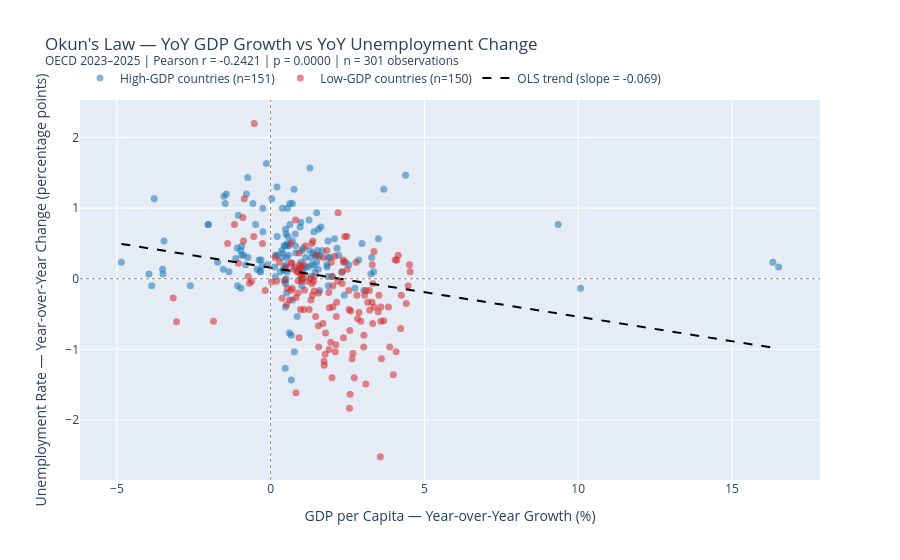

The notebook cell this image was saved under:
### Markdown cell above
### 9.5 Visualisation — Okun's Law Scatter (YoY Change Features)

Each dot below is one **country-quarter observation** (not an annual average). The x-axis is the year-over-year GDP growth; the y-axis is the year-over-year change in unemployment. The expected pattern under Okun's Law is a **negative slope**: when GDP grows, unemployment tends to fall.

This chart was impossible with the original 4-quarter dataset — there was no "same quarter one year ago" to compare to.

### Code cell
yoy_plot = df_ext[["REF_AREA","QUARTER","GDP_GROWTH_YOY_PCT","UNE_CHANGE_YOY_PP","GDP_GROUP"]].dropna()

QUAD_COLORS_GROUP = {"HIGH": "#1f77b4", "LOW": "#d62728"}

fig_okun = go.Figure()

for grp, grp_color in QUAD_COLORS_GROUP.items():
    sub = yoy_plot[yoy_plot["GDP_GROUP"] == grp]
    fig_okun.add_trace(go.Scatter(
        x=sub["GDP_GROWTH_YOY_PCT"],
        y=sub["UNE_CHANGE_YOY_PP"],
        mode="markers",
        marker=dict(size=7, color=grp_color, opacity=0.55),
        name=f"{'High' if grp == 'HIGH' else 'Low'}-GDP countries (n={len(sub)})"
    ))

# OLS trend line
x_v = yoy_plot["GDP_GROWTH_YOY_PCT"].values
y_v = yoy_plot["UNE_CHANGE_YOY_PP"].values
coef_okun = np.polyfit(x_v, y_v, 1)
x_line = np.linspace(x_v.min(), x_v.max(), 200)
slope_val = coef_okun[0]

fig_okun.add_trace(go.Scatter(
    x=x_line,
    y=np.polyval(coef_okun, x_line),
    mode="lines",
    line=dict(color="black", dash="dash", width=2),
    name=f"OLS trend (slope = {slope_val:.3f})"
))

fig_okun.add_hline(y=0, line_color="grey", line_dash="dot", line_width=1)
fig_okun.add_vline(x=0, line_color="grey", line_dash="dot", line_width=1)

fig_okun.update_layout(
    title=(
        "Okun's Law — YoY GDP Growth vs YoY Unemployment Change<br>"
        f"<sup>OECD 2023–2025 | Pearson r = {r_okun:+.4f} | p = {p_okun_one:.4f} | n = {len(yoy_plot)} observations</sup>"
    ),
    xaxis_title="GDP per Capita — Year-over-Year Growth (%)",
    yaxis_title="Unemployment Rate — Year-over-Year Change (percentage points)",
    height=560,
    legend=dict(orientation="h", yanchor="bottom", y=1.02)
)

fig_okun.show()
print(f"Okun coefficient: for each 1% increase in YoY GDP growth, unemployment changes by {slope_val:.3f} pp on average.")

### Figure 1 — Plotly figure (JSON) as saved in the notebook; plotly's stock layout.template omitted (floating-point values rounded to 4 significant figures; data arrays with more than 128 entries replaced by an {"elided": "..."} marker saying what was removed)
{"data": [{"marker": {"color": "#1f77b4", "opacity": 0.55, "size": 7}, "mode": "markers", "name": "High-GDP countries (n=151)", "type": "scatter", "x": {"elided": "151 float values"}, "y": {"elided": "151 float values"}}, {"marker": {"color": "#d62728", "opacity": 0.55, "size": 7}, "mode": "markers", "name": "Low-GDP countries (n=150)", "type": "scatter", "x": {"elided": "150 float values"}, "y": {"elided": "150 float values"}}, {"line": {"color": "black", "dash": "dash", "width": 2}, "mode": "lines", "name": "OLS trend (slope = -0.069)", "type": "scatter", "x": {"elided": "200 float values"}, "y": {"elided": "200 float values"}}], "layout": {"height": 560, "legend": {"orientation": "h", "y": 1.02, "yanchor": "bottom"}, "shapes": [{"line": {"color": "grey", "dash": "dot", "width": 1}, "type": "line", "x0": 0, "x1": 1, "xref": "x domain", "y0": 0, "y1": 0, "yref": "y"}, {"line": {"color": "grey", "dash": "dot", "width": 1}, "type": "line", "x0": 0, "x1": 0, "xref": "x", "y0": 0, "y1": 1, "yref": "y domain"}], "title": {"text": "Okun's Law — YoY GDP Growth vs YoY Unemployment Change<br><sup>OECD 2023–2025 | Pearson r = -0.2421 | p = 0.0000 | n = 301 observations</sup>"}, "xaxis": {"title": {"text": "GDP per Capita — Year-over-Year Growth (%)"}}, "yaxis": {"title": {"text": "Unemployment Rate — Year-over-Year Change (percentage points)"}}}}
